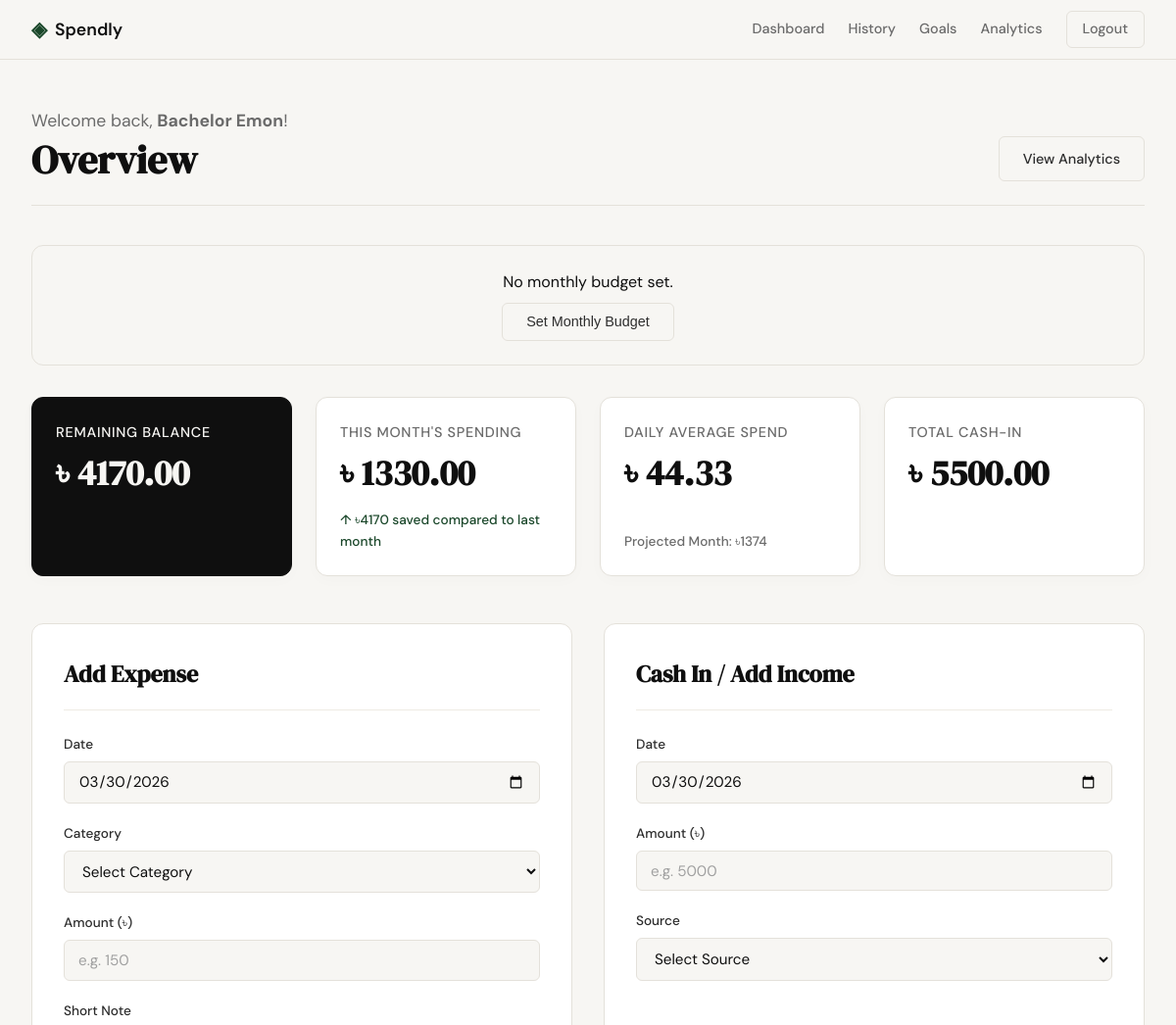
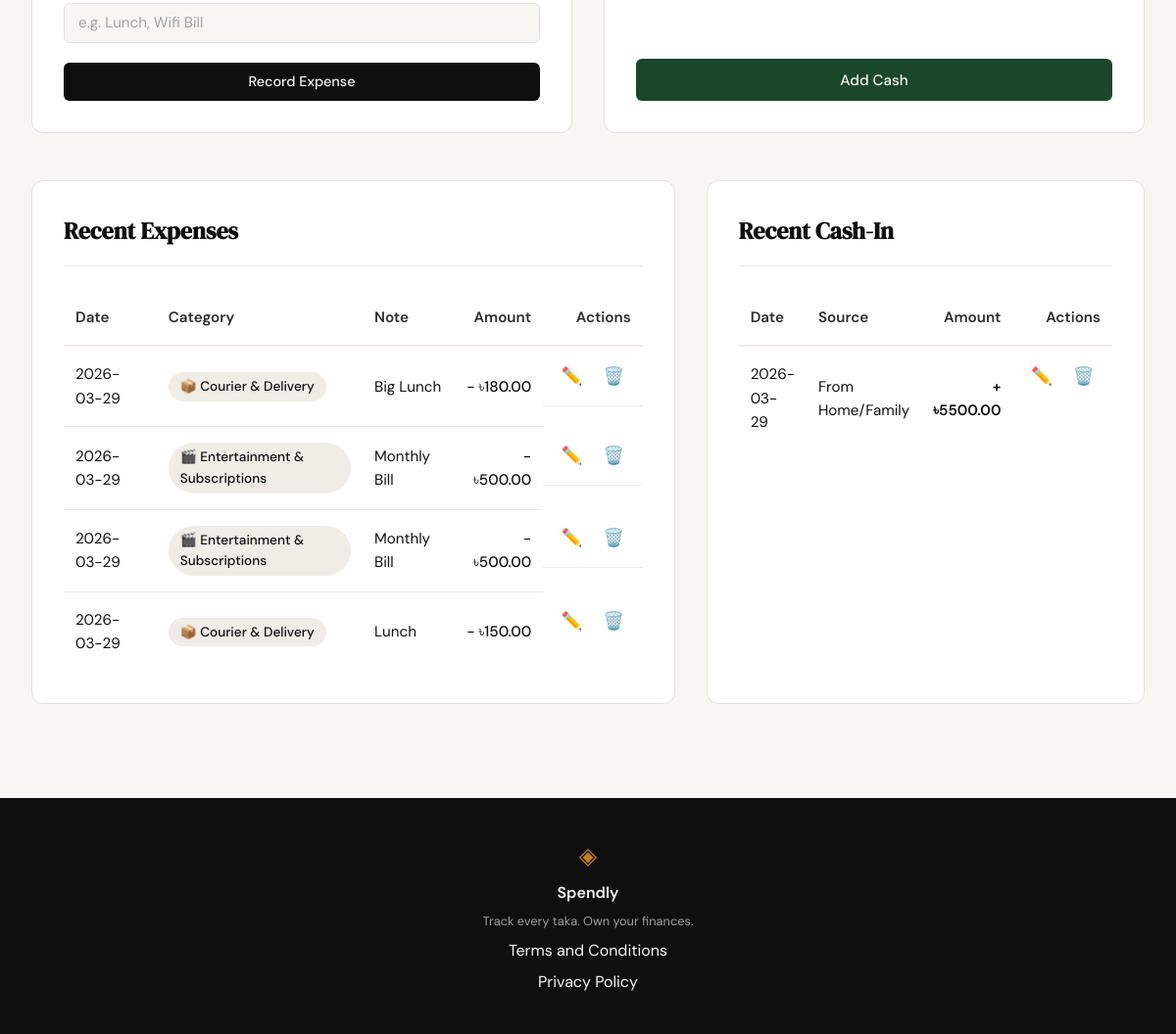
The app's page /dashboard (signed in) with its own data (2 pictures, top to bottom).
### tables this page shows
CREATE TABLE expenses (
            id INTEGER PRIMARY KEY AUTOINCREMENT,
            user_id INTEGER NOT NULL,
            category_id INTEGER NOT NULL,
            amount REAL NOT NULL,
            description TEXT,
            date TIMESTAMP DEFAULT CURRENT_TIMESTAMP,
            FOREIGN KEY (user_id) REFERENCES users (id) ON DELETE CASCADE,
            FOREIGN KEY (category_id) REFERENCES categories (id)
        );

CREATE TABLE categories (
            id INTEGER PRIMARY KEY AUTOINCREMENT,
            name TEXT UNIQUE NOT NULL,
            icon TEXT DEFAULT '💸'
        );

CREATE TABLE incomes (
            id INTEGER PRIMARY KEY AUTOINCREMENT,
            user_id INTEGER NOT NULL,
            amount REAL NOT NULL,
            description TEXT,
            date TIMESTAMP DEFAULT CURRENT_TIMESTAMP,
            FOREIGN KEY (user_id) REFERENCES users (id) ON DELETE CASCADE
        );

### app/routes/dashboard.py (the view, shortened to what this page needs)
@dashboard_bp.route("/dashboard")
def index():
    if "user_id" not in session:
        return redirect(url_for("auth.login"))
    uid = session["user_id"]
    conn = get_db()
    now = datetime.now()
    curr_month = now.strftime("%Y-%m")
    total_income = (conn.execute(
        "SELECT COALESCE(SUM(amount),0) as t FROM incomes WHERE user_id=?", (uid,)
    ).fetchone()["t"])
    total_expense = (conn.execute(
        "SELECT COALESCE(SUM(amount),0) as t FROM expenses WHERE user_id=?", (uid,)
    ).fetchone()["t"])
    lifetime_saved = total_income - total_expense
    cm_income = (conn.execute(
        "SELECT COALESCE(SUM(amount),0) as t FROM incomes WHERE user_id=? AND strftime('%Y-%m',date)=?",
        (uid, curr_month),
    ).fetchone()["t"])
    cm_expense = (conn.execute(
        "SELECT COALESCE(SUM(amount),0) as t FROM expenses WHERE user_id=? AND strftime('%Y-%m',date)=?",
        (uid, curr_month),
    ).fetchone()["t"])
    cm_saved = cm_income - cm_expense
    first_of_month = now.replace(day=1)
    prev_month_date = first_of_month - timedelta(days=1)
    prev_month = prev_month_date.strftime("%Y-%m")
    pm_income = (conn.execute(
        "SELECT COALESCE(SUM(amount),0) as t FROM incomes WHERE user_id=? AND strftime('%Y-%m',date)=?",
        (uid, prev_month),
    ).fetchone()["t"])
    pm_expense = (conn.execute(
        "SELECT COALESCE(SUM(amount),0) as t FROM expenses WHERE user_id=? AND strftime('%Y-%m',date)=?",
        (uid, prev_month),
    ).fetchone()["t"])
    pm_saved = pm_income - pm_expense
    savings_diff = cm_saved - pm_saved
    all_budgets = conn.execute(
        "SELECT category_id, amount FROM budgets WHERE user_id=? AND month=?",
        (uid, curr_month)
    ).fetchall()
    monthly_budget = 0
    cat_budgets = {}
    for b in all_budgets:
        if b['category_id'] is None:
            monthly_budget = b['amount']
        else:
            cat_budgets[b['category_id']] = b['amount']
    cat_spending_query = conn.execute("""
        SELECT category_id, SUM(amount) as spent
        FROM expenses
        WHERE user_id=? AND strftime('%Y-%m', date)=?
        GROUP BY category_id
    """, (uid, curr_month)).fetchall()
    cat_spending_map = {r['category_id']: r['spent'] for r in cat_spending_query}
    days_in_month = calendar.monthrange(now.year, now.month)[1]
    current_day = now.day
    days_left = days_in_month - current_day + 1
    daily_average = cm_expense / current_day if current_day > 0 else 0
    projected_spend = daily_average * days_in_month
    if monthly_budget > 0:
        safe_to_spend_daily = max(0, (monthly_budget - cm_expense) / days_left)
        budget_used_percent = round(min(100, (cm_expense / monthly_budget) * 100), 1)
    else:
        safe_to_spend_daily = 0
        budget_used_percent = 0
    categories = conn.execute("SELECT * FROM categories ORDER BY name").fetchall()
    detailed_cat_budgets = []
    for c in categories:
        cid = c['id']
    recent_expenses = conn.execute("""
        SELECT e.*, c.name as category_name, c.icon as category_icon
        FROM expenses e JOIN categories c ON e.category_id = c.id
        WHERE e.user_id = ? ORDER BY e.date DESC LIMIT 5
    """, (uid,)).fetchall()
    recent_incomes = conn.execute(
        "SELECT * FROM incomes WHERE user_id=? ORDER BY date DESC LIMIT 5",
        (uid,),
    ).fetchall()
    cat_spending = conn.execute("""
        SELECT c.name, c.icon, COALESCE(SUM(e.amount),0) as total
        FROM categories c LEFT JOIN expenses e ON c.id = e.category_id
            AND e.user_id = ? AND strftime('%Y-%m', e.date) = ?
        GROUP BY c.id HAVING total > 0
        ORDER BY total DESC
    """, (uid, curr_month)).fetchall()
    return render_template(
        "dashboard.html",
        total_income=total_income,
        total_expense=total_expense,
        lifetime_saved=lifetime_saved,
        balance=lifetime_saved,
        cm_income=cm_income,
        cm_expense=cm_expense,
        cm_saved=cm_saved,
        pm_saved=pm_saved,
        savings_diff=savings_diff,
        curr_month_savings=cm_saved,
        categories=categories,
        recent_expenses=recent_expenses,
        recent_incomes=recent_incomes,
        cat_spending=cat_spending,
        curr_month_label=now.strftime("%B %Y"),
        prev_month_label=prev_month_date.strftime("%B %Y"),
        current_date=now.strftime("%Y-%m-%d"),
        monthly_budget=monthly_budget,
        daily_average=daily_average,
        projected_spend=projected_spend,
        safe_to_spend_daily=safe_to_spend_daily,
        budget_used_percent=budget_used_percent,
        detailed_cat_budgets=detailed_cat_budgets,
    )

### app/templates/dashboard.html (shortened to what this page needs)
{% extends "base.html" %}
{% block content %}
<div class="dash-wrapper">
    <div class="dash-container">
        <header class="dash-header">
            <div class="header-left">
                <p class="greeting">Welcome back, <strong>{{ session.username }}</strong>!</p>
                <h1 class="dash-title">Overview</h1>
            </div>
            <div class="header-right">
                <a href="{{ url_for('analytics.index') }}" class="btn-ghost">View Analytics</a>
            </div>
        </header>
        {% if monthly_budget > 0 %}
        <div class="budget-section"
            style="margin-bottom: 2rem; background: var(--surface); padding: 1.5rem; border-radius: 12px; border: 1px solid var(--border);">
            <div
                style="display: flex; justify-content: space-between; margin-bottom: 0.5rem; flex-wrap: wrap; gap: 0.25rem;">
                <span style="font-weight: 500;">Monthly Budget Usage</span>
                <span style="color: var(--text-secondary);">৳{{ "%.2f"|format(cm_expense) }} / ৳{{
                    "%.2f"|format(monthly_budget) }}</span>
            </div>
            <div class="progress-bar-bg"
                style="width: 100%; height: 10px; background: var(--border); border-radius: 5px; overflow: hidden;">
                <div class="progress-fill"
                    style="width: {{ budget_used_percent }}%; height: 100%; background: {% if budget_used_percent > 90 %}var(--danger){% elif budget_used_percent > 75 %}var(--warning){% else %}var(--primary){% endif %}; transition: width 0.8s ease-out;">
                </div>
            </div>
            <div
                style="margin-top: 0.75rem; font-size: 0.9rem; color: var(--text-secondary); display: flex; justify-content: space-between; flex-wrap: wrap; gap: 0.5rem; align-items: center;">
                <span>Safe to Spend: <strong>৳{{ "%.2f"|format(safe_to_spend_daily) }} / day</strong></span>
                <a href="#" onclick="document.getElementById('setBudgetModal').style.display='block'"
                    style="color: var(--primary);">Update Budget</a>
            </div>
        </div>
        {% else %}
        <div class="budget-section"
            style="margin-bottom: 2rem; background: var(--surface); padding: 1.5rem; border-radius: 12px; border: 1px solid var(--border); text-align: center;">
            <p style="color: var(--text-secondary); margin-bottom: 0.5rem;">No monthly budget set.</p>
            <button class="btn-ghost" onclick="document.getElementById('setBudgetModal').style.display='block'">Set
                Monthly Budget</button>
        </div>
        {% endif %}
        <div class="stats-grid">
            <div class="stat-card stat-primary">
                <p class="stat-label">Remaining Balance</p>
                <h2 class="stat-value">৳ {{ "%.2f"|format(balance|default(0)) }}</h2>
            </div>
            <div class="stat-card">
                <p class="stat-label">This Month's Spending</p>
                <h2 class="stat-value">৳ {{ "%.2f"|format(cm_expense|default(0)) }}</h2>
                {% if savings_diff and savings_diff > 0 %}
                <p class="stat-trend trend-up">↑ ৳{{ "%.0f"|format(savings_diff) }} saved compared to last month</p>
                {% elif savings_diff and savings_diff < 0 %} <p class="stat-trend trend-down">↓ ৳{{
                    "%.0f"|format(savings_diff|abs) }} less saved than last month</p>
                    {% else %}
                    <p class="stat-trend">Same as last month</p>
                    {% endif %}
            </div>
            <div class="stat-card">
                <p class="stat-label">Daily Average Spend</p>
                <h2 class="stat-value">৳ {{ "%.2f"|format(daily_average|default(0)) }}</h2>
                <p class="stat-trend text-secondary">Projected Month: ৳{{ "%.0f"|format(projected_spend) }}</p>
            </div>
            <div class="stat-card">
                <p class="stat-label">Total Cash-In</p>
                <h2 class="stat-value">৳ {{ "%.2f"|format(total_income|default(0)) }}</h2>
            </div>
        </div>
        <div class="forms-grid">
            <div class="form-card">
                <h3 class="card-title">Add Expense</h3>
                <form action="{{ url_for('transactions.add_expense') }}" method="POST" class="dash-form">
                    <div class="form-group">
                        <label>Date</label>
                        <input type="date" name="date" class="form-input" required value="{{ current_date }}">
                    </div>
                    <div class="form-group">
                        <label>Category</label>
                        <select name="category_id" class="form-input" required>
                            <option value="">Select Category</option>
                        </select>
                    </div>
                    <div class="form-group">
                        <label>Amount (৳)</label>
                        <input type="number" step="0.01" name="amount" class="form-input" placeholder="e.g. 150"
                            required>
                    </div>
                    <div class="form-group">
                        <label>Short Note</label>
                        <input type="text" name="description" class="form-input" placeholder="e.g. Lunch, Wifi Bill"
                            autocomplete="off">
                    </div>
                    <button type="submit" class="btn-primary w-full">Record Expense</button>
                </form>
            </div>
            <div class="form-card">
                <h3 class="card-title">Cash In / Add Income</h3>
                <form action="{{ url_for('transactions.cash_in') }}" method="POST" class="dash-form">
                    <div class="form-group">
                        <label>Date</label>
                        <input type="date" name="date" class="form-input" required value="{{ current_date }}">
                    </div>
                    <div class="form-group">
                        <label>Amount (৳)</label>
                        <input type="number" step="0.01" name="amount" class="form-input" placeholder="e.g. 5000"
                            required>
                    </div>
                    <div class="form-group">
                        <label>Source</label>
                        <select name="description" class="form-input" required>
                            <option value="">Select Source</option>
                        </select>
                    </div>
                    <button type="submit" class="btn-success w-full" style="margin-top: auto;">Add Cash</button>
                </form>
            </div>
        </div>
        <div class="tables-grid">
            <div class="table-card">
                <h3 class="card-title">Recent Expenses</h3>
                <div class="table-responsive">
                    <table class="dash-table">
                        <thead>
                            <tr>
                                <th>Date</th>
                                <th>Category</th>
                                <th>Note</th>
                                <th class="text-right">Amount</th>
                                <th class="text-right">Actions</th>
                            </tr>
                        </thead>
                        <tbody>
                            {% for e in recent_expenses %}
                            <tr>
                                <td>{{ e.date.split(' ')[0] }}</td>
                                <td><span class="cat-pill">{{ e.category_icon }} {{ e.category_name }}</span></td>
                                <td>{{ e.description or '-' }}</td>
                                <td class="text-right amount-out">- ৳{{ "%.2f"|format(e.amount) }}</td>
                                <td class="text-right actions-cell">
                                    <button class="action-btn edit-btn"
                                        onclick="openExpenseModal({{ e.id }}, '{{ e.date.split(' ')[0] }}', {{ e.category_id }}, {{ e.amount }}, '{{ e.description }}')">✏️</button>
                                    <form action="{{ url_for('transactions.delete_expense', id=e.id) }}" method="POST"
                                        class="inline-form"
                                        onsubmit="return confirm('Are you sure you want to delete this expense?');">
                                        <button type="submit" class="action-btn delete-btn">🗑️</button>
                                    </form>
                                </td>
                            </tr>
                            {% else %}
                            <tr>
                                <td colspan="5" class="text-center empty-state">No recent expenses.</td>
                            </tr>
                            {% endfor %}
                        </tbody>
                    </table>
                </div>
            </div>
            <div class="table-card">
                <h3 class="card-title">Recent Cash-In</h3>
                <div class="table-responsive">
                    <table class="dash-table">
                        <thead>
                            <tr>
                                <th>Date</th>
                                <th>Source</th>
                                <th class="text-right">Amount</th>
                                <th class="text-right">Actions</th>
                            </tr>
                        </thead>
                        <tbody>
                            {% for i in recent_incomes %}
                            <tr>
                                <td>{{ i.date.split(' ')[0] }}</td>
                                <td>{{ i.description }}</td>
                                <td class="text-right amount-in">+ ৳{{ "%.2f"|format(i.amount) }}</td>
                                <td class="text-right actions-cell">
                                    <button class="action-btn edit-btn"
                                        onclick="openIncomeModal({{ i.id }}, '{{ i.date.split(' ')[0] }}', {{ i.amount }}, '{{ i.description }}')">✏️</button>
                                    <form action="{{ url_for('transactions.delete_income', id=i.id) }}" method="POST"
                                        class="inline-form"
                                        onsubmit="return confirm('Are you sure you want to delete this income?');">
                                        <button type="submit" class="action-btn delete-btn">🗑️</button>
                                    </form>
                                </td>
                            </tr>
                            {% else %}
                            <tr>
                                <td colspan="4" class="text-center empty-state">No recent income.</td>
                            </tr>
                            {% endfor %}
                        </tbody>
                    </table>
                </div>
            </div>
        </div>
    </div>
</div>
{% endblock %}

### records on screen
expenses: date "2026-03-29", category_icon "📦", category_name "Courier & Delivery", description "Big Lunch", amount "180.00"
expenses: date "2026-03-29", category_icon "🎬", category_name "Entertainment & Subscriptions", description "Monthly Bill", amount "500.00"
expenses: date "2026-03-29", category_icon "🎬", category_name "Entertainment & Subscriptions", description "Monthly Bill", amount "500.00"
expenses: date "2026-03-29", category_icon "📦", category_name "Courier & Delivery", description "Lunch", amount "150.00"
incomes: date "2026-03-29", description "From Home/Family", amount "5500.00"

### other values on screen
{{ session.username }} "Bachelor Emon"
{{ "%.2f"|format(balance|default(0)) }} "4170.00"
{{ "%.2f"|format(cm_expense|default(0)) }} "1330.00"
{{ "%.0f"|format(savings_diff) }} "4170"
{{ "%.2f"|format(daily_average|default(0)) }} "44.33"
{{ "%.0f"|format(projected_spend) }} "1374"
{{ "%.2f"|format(total_income|default(0)) }} "5500.00"
